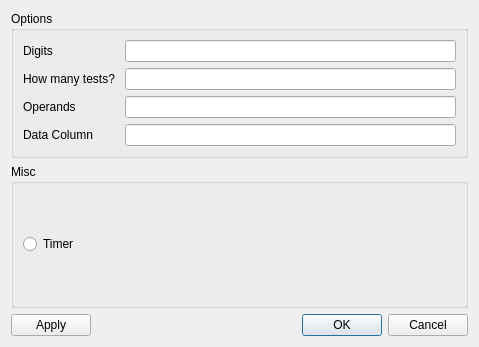
<?xml version="1.0" encoding="UTF-8"?>
<ui version="4.0">
 <class>DialogPreference</class>
 <widget class="QDialog" name="DialogPreference">
  <property name="geometry">
   <rect>
    <x>0</x>
    <y>0</y>
    <width>479</width>
    <height>347</height>
   </rect>
  </property>
  <property name="windowTitle">
   <string>Preference</string>
  </property>
  <layout class="QVBoxLayout" name="verticalLayout_2">
   <item>
    <widget class="QGroupBox" name="groupBox">
     <property name="title">
      <string>Options</string>
     </property>
     <layout class="QVBoxLayout" name="verticalLayout">
      <item>
       <layout class="QGridLayout" name="gridLayout">
        <item row="2" column="1">
         <widget class="QLineEdit" name="leNOperands"/>
        </item>
        <item row="1" column="1">
         <widget class="QLineEdit" name="leTestNum"/>
        </item>
        <item row="1" column="0">
         <widget class="QLabel" name="label_2">
          <property name="text">
           <string>How many tests? </string>
          </property>
          <property name="buddy">
           <cstring>leTestNum</cstring>
          </property>
         </widget>
        </item>
        <item row="0" column="1">
         <widget class="QLineEdit" name="leDigits"/>
        </item>
        <item row="0" column="0">
         <widget class="QLabel" name="label">
          <property name="text">
           <string>Digits</string>
          </property>
          <property name="buddy">
           <cstring>leDigits</cstring>
          </property>
         </widget>
        </item>
        <item row="2" column="0">
         <widget class="QLabel" name="label_5">
          <property name="text">
           <string>Operands</string>
          </property>
          <property name="buddy">
           <cstring>leNOperands</cstring>
          </property>
         </widget>
        </item>
        <item row="3" column="0">
         <widget class="QLabel" name="label_4">
          <property name="text">
           <string>Data Column</string>
          </property>
          <property name="buddy">
           <cstring>leNDataColumn</cstring>
          </property>
         </widget>
        </item>
        <item row="3" column="1">
         <widget class="QLineEdit" name="leNDataColumn"/>
        </item>
       </layout>
      </item>
     </layout>
    </widget>
   </item>
   <item>
    <widget class="QGroupBox" name="groupBox_2">
     <property name="title">
      <string>Misc</string>
     </property>
     <layout class="QGridLayout" name="gridLayout_2">
      <item row="0" column="0">
       <widget class="QRadioButton" name="rbtnTimer">
        <property name="text">
         <string>Timer</string>
        </property>
       </widget>
      </item>
     </layout>
    </widget>
   </item>
   <item>
    <layout class="QHBoxLayout" name="horizontalLayout">
     <item>
      <widget class="QPushButton" name="btnApply">
       <property name="sizePolicy">
        <sizepolicy hsizetype="Preferred" vsizetype="Fixed">
         <horstretch>0</horstretch>
         <verstretch>0</verstretch>
        </sizepolicy>
       </property>
       <property name="text">
        <string>Apply</string>
       </property>
      </widget>
     </item>
     <item>
      <widget class="QDialogButtonBox" name="buttonBox">
       <property name="orientation">
        <enum>Qt::Horizontal</enum>
       </property>
       <property name="standardButtons">
        <set>QDialogButtonBox::Cancel|QDialogButtonBox::Ok</set>
       </property>
      </widget>
     </item>
    </layout>
   </item>
  </layout>
 </widget>
 <tabstops>
  <tabstop>leDigits</tabstop>
  <tabstop>leTestNum</tabstop>
  <tabstop>leNOperands</tabstop>
  <tabstop>rbtnTimer</tabstop>
  <tabstop>btnApply</tabstop>
 </tabstops>
 <resources/>
 <connections>
  <connection>
   <sender>buttonBox</sender>
   <signal>accepted()</signal>
   <receiver>DialogPreference</receiver>
   <slot>accept()</slot>
   <hints>
    <hint type="sourcelabel">
     <x>349</x>
     <y>336</y>
    </hint>
    <hint type="destinationlabel">
     <x>157</x>
     <y>274</y>
    </hint>
   </hints>
  </connection>
  <connection>
   <sender>buttonBox</sender>
   <signal>rejected()</signal>
   <receiver>DialogPreference</receiver>
   <slot>reject()</slot>
   <hints>
    <hint type="sourcelabel">
     <x>417</x>
     <y>336</y>
    </hint>
    <hint type="destinationlabel">
     <x>286</x>
     <y>274</y>
    </hint>
   </hints>
  </connection>
 </connections>
</ui>
